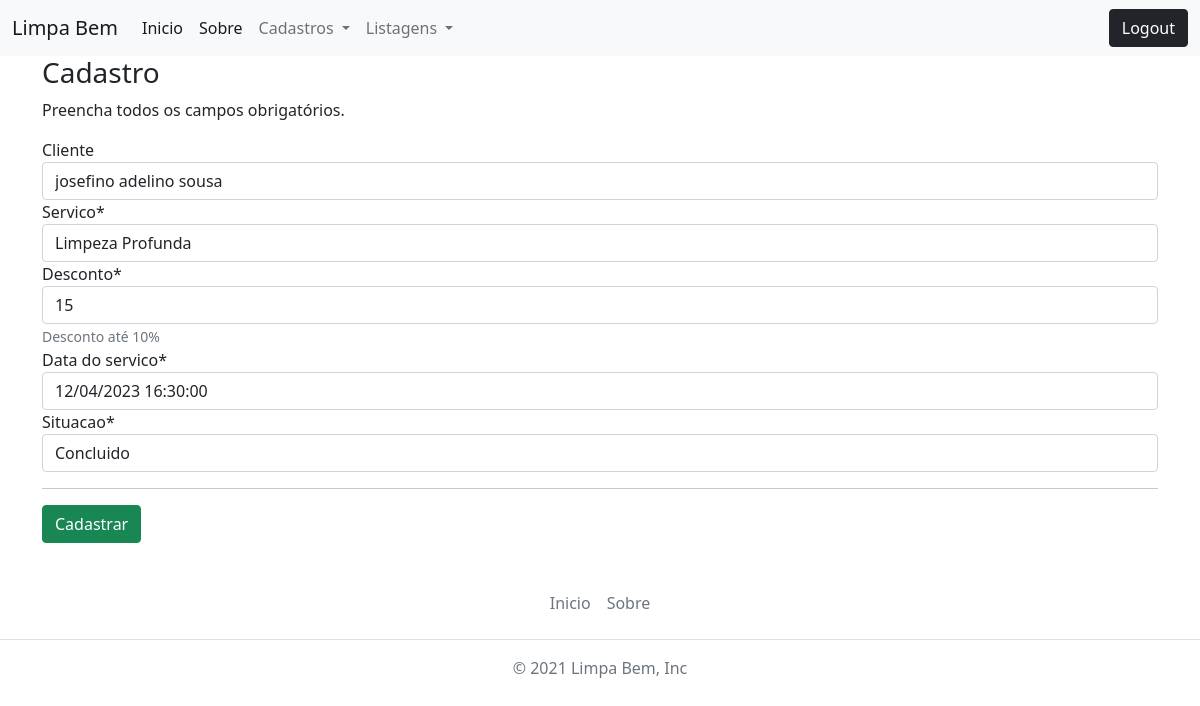
/editar/atendimento/13 (signed in), run on the app's committed database.
### crud_app/models.py (models this page shows, shortened)
class Atendimento(models.Model):
    SITUACAO_CHOICES = (
        ('Em andamento', 'Em andamento'),
        ('Concluido', 'Concluido'),
        ('Cancelado', 'Cancelado')
    )
    servico = models.ForeignKey(Servico, on_delete=models.CASCADE, null=True)
    data_do_servico = models.DateTimeField()
    situacao = models.CharField(max_length=12, choices=SITUACAO_CHOICES)
    cliente = models.ForeignKey(Cliente, on_delete=models.SET_NULL, null=True, blank=True)
    desconto = models.DecimalField(max_digits=2, decimal_places=0, help_text='Desconto até 10%\n', null=True)
    valor_total = models.DecimalField(max_digits=6, decimal_places=2, null=True, blank=True, default=0)
    data_do_registro = models.DateTimeField(auto_now_add=True)
    registrado_por = models.ForeignKey(Funcionario, on_delete=models.SET_NULL, null=True, blank=True)

### crud_app/views.py (the view, shortened to what this page needs)
# urls.py: path('editar/atendimento/<int:pk>', AtendimentoUpdate.as_view(), name='editar-atendimento'),
class AtendimentoUpdate(GroupRequiredMixin, LoginRequiredMixin ,UpdateView):
    model = Atendimento
    group_required = [u'administrador', u'gerente', u'atendente']
    login_url = reverse_lazy('login')
    fields = [
        'cliente', 'servico', 'desconto', 'data_do_servico', 'situacao'
    ]
    template_name = 'cadastros/form.html'

### crud_app/models.py (called while the page is built)
    def __str__(self):
        return self.nome_completo

    def __str__(self):
        return self.nome_do_servico

### crud_app/templates/cadastros/form.html (shortened to what this page needs)
{% extends 'base.html' %}
{% load static %}
{% load crispy_forms_tags %}
{% block content %}
    <h3>Cadastro</h3>
    <p>Preencha todos os campos obrigatórios.</p>
    <form action="" method="post">
        {{ form|crispy }}
        <hr>
        <button type="submit" class="btn btn-success">Cadastrar</button>
    </form>
{% endblock %}

### static/css/style.css (style rules this page uses)
body, html { height: 100%; width: 100%; }

### data on the page
Atendimento: cliente "josefino adelino sousa", servico "Limpeza Profunda", desconto "15", data_do_servico "12/04/2023 16:30:00", situacao "Concluido"
